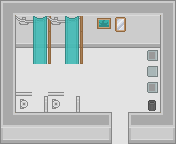

A 2D game scene composited from a Tiled map and its tileset images. What follows is a short description and the map's XML, with every tile layer's data as written:
An orthogonal 11x9 tile map with 16x16 px tiles, 5 tile layers (floor n walls, toilet bottom, toilet n shower, shower rod, ...), 2 tilesets.

<map version="1.2" tiledversion="1.2.3" orientation="orthogonal" renderorder="left-down" width="11" height="9" tilewidth="16" tileheight="16" infinite="0" nextlayerid="12" nextobjectid="1">
 <tileset firstgid="1" source="base.tsx" />
 <tileset firstgid="1768" source="city.tsx" />
 <layer id="7" name="floor n walls" width="11" height="9">
  <data encoding="csv">
708,706,706,706,706,706,706,706,706,706,709,
764,881,881,881,881,881,881,881,881,881,764,
764,876,876,876,876,876,876,876,876,876,764,
764,1528,1528,1528,1528,1528,1528,1528,1528,1528,764,
764,1528,1528,1528,1528,1528,1528,1528,1528,1528,764,
764,1528,1528,1528,1528,1528,1528,1528,1528,1528,764,
764,1528,1528,1528,1528,1528,1528,1528,1528,1528,764,
765,706,706,706,706,706,707,1528,705,706,766,
877,876,876,876,876,876,879,1528,877,876,879
</data>
 </layer>
 <layer id="8" name="toilet bottom" width="11" height="9">
  <data encoding="csv">
0,0,0,0,0,0,0,0,0,0,0,
0,0,0,0,0,0,0,0,0,0,0,
0,0,0,0,0,0,0,0,0,0,0,
0,0,0,0,0,0,0,0,0,0,0,
0,0,0,0,0,0,0,0,0,0,0,
0,0,0,0,0,0,0,0,0,0,0,
0,1479,0,1479,0,0,0,0,0,0,0,
0,0,0,0,0,0,0,0,0,0,0,
0,0,0,0,0,0,0,0,0,0,0
</data>
 </layer>
 <layer id="9" name="toilet n shower" width="11" height="9">
  <data encoding="csv">
0,0,0,0,0,0,0,0,0,0,0,
0,2137,0,2137,0,0,0,0,0,0,0,
0,0,0,0,0,0,0,0,0,0,0,
0,0,0,0,0,0,0,0,0,1610613696,0,
0,0,0,0,0,0,0,0,0,1610613698,0,
0,2492,0,2492,0,0,0,0,0,1610613696,0,
0,1593,2529,1593,2529,0,0,0,0,0,0,
0,0,0,0,0,0,0,0,0,0,0,
0,0,0,0,0,0,0,0,0,0,0
</data>
 </layer>
 <layer id="10" name="shower rod" width="11" height="9">
  <data encoding="csv">
0,0,0,0,0,0,0,0,0,0,0,
0,2256,2258,2196,2258,2196,602,424,0,0,0,
0,0,0,2196,0,2196,0,0,0,0,0,
0,0,0,2196,0,2196,0,0,0,0,0,
0,0,0,0,0,0,0,0,0,0,0,
0,0,0,0,0,0,0,0,0,0,0,
0,0,0,0,0,0,0,0,0,2266,0,
0,0,0,0,0,0,0,0,0,0,0,
0,0,0,0,0,0,0,0,0,0,0
</data>
 </layer>
 <layer id="11" name="shower curtain" width="11" height="9" opacity="0.92">
  <data encoding="csv">
0,0,0,0,0,0,0,0,0,0,0,
0,0,221,2256,221,0,0,0,0,0,0,
0,0,278,0,278,0,0,0,0,0,0,
0,0,278,0,278,0,0,0,0,0,0,
0,0,0,0,0,0,0,0,0,0,0,
0,0,0,0,0,0,0,0,0,0,0,
0,0,0,0,0,0,0,0,0,0,0,
0,0,0,0,0,0,0,0,0,0,0,
0,0,0,0,0,0,0,0,0,0,0
</data>
 </layer>
</map>
